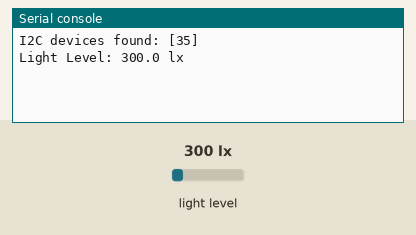
Simulated run of this program. Board: ESP32 board running MicroPython. Shown: the last lines printed to the serial console. The test bench sets the inputs (shaded band); at power-on: light level 300 lx.

Above: at 1.2 s.
1.3 s: light level set to 40 lx
At 2.8 s:
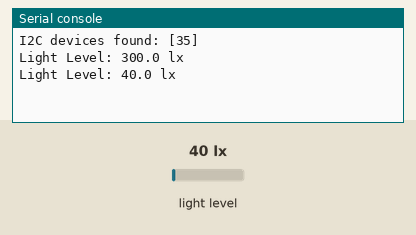
4.2 s: light level set to 500 lx
At 5.0 s:
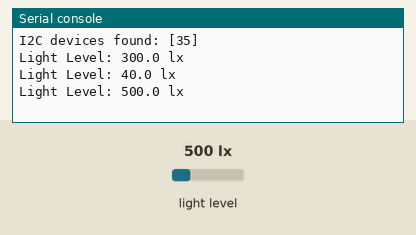
Timing chart, 0 to 7.2 s (numbered marks = the images above; inputs shaded):
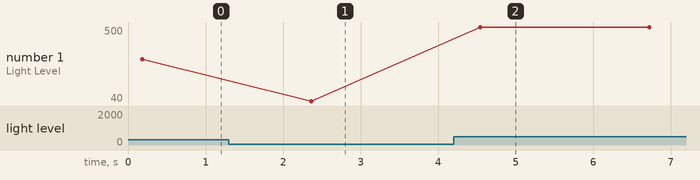

Measured:
- after the input at 1.3 s, the serial console: prints a new line after 1.1 s (image 1)
- after the input at 4.2 s, the serial console: prints a new line after 0.34 s (image 2)
- plotted number 1: 300 → 40 after the input at 1.3 s, 40 → 500 after the input at 4.2 s

The program:

B1750.py
```python
from machine import Pin, SoftI2C
import time
import bh1750   # Make sure bh1750.py is in the lib/ folder

i2c = SoftI2C(scl=Pin(21), sda=Pin(20))
print("I2C devices found:", i2c.scan())

sensor = bh1750.BH1750(i2c)

while True:
    lux = sensor.luminance(bh1750.BH1750.CONT_HIRES_1)
    print("Light Level:", lux, "lx")
    time.sleep(2)
```
